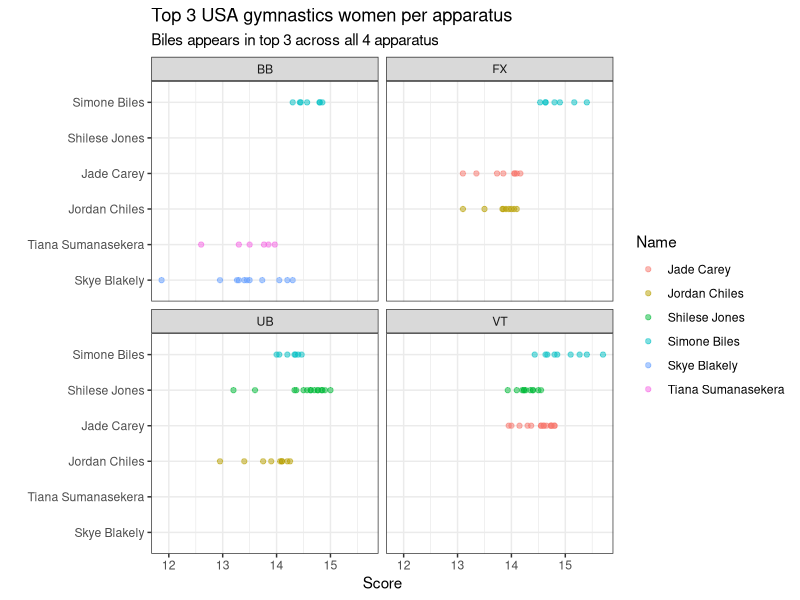
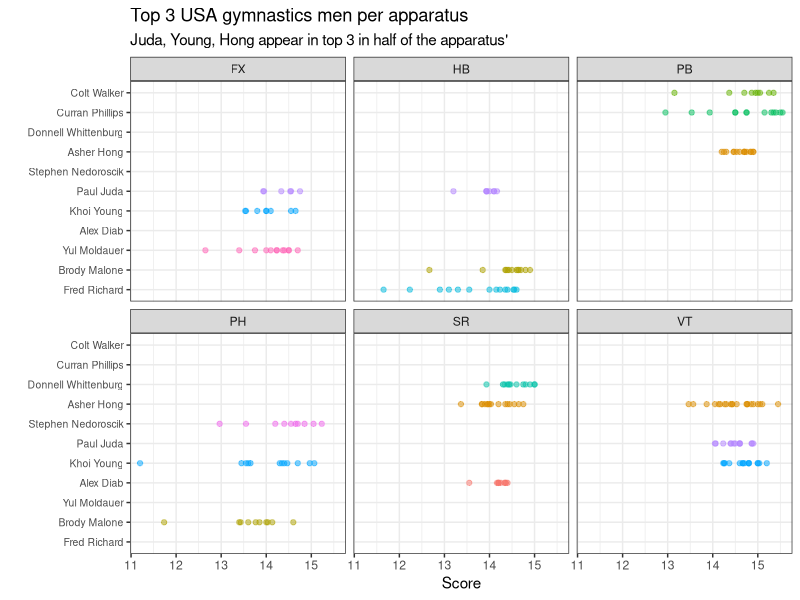
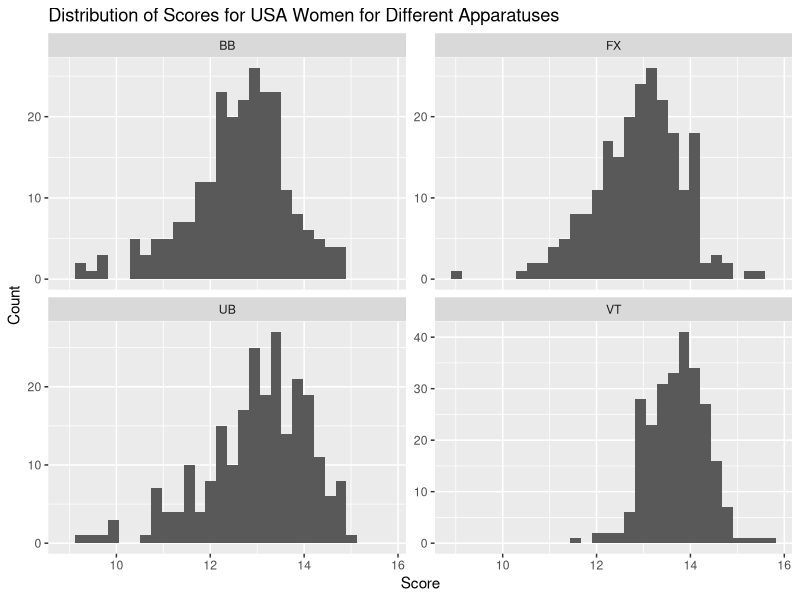
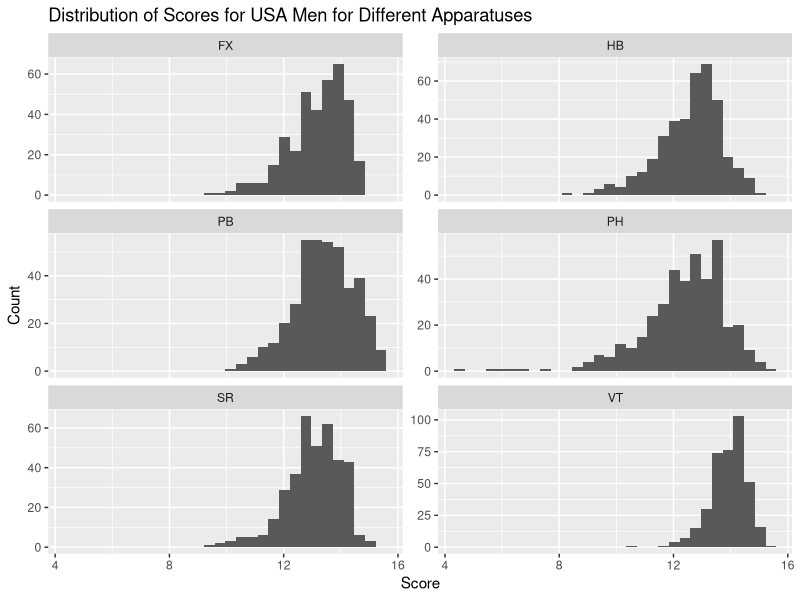
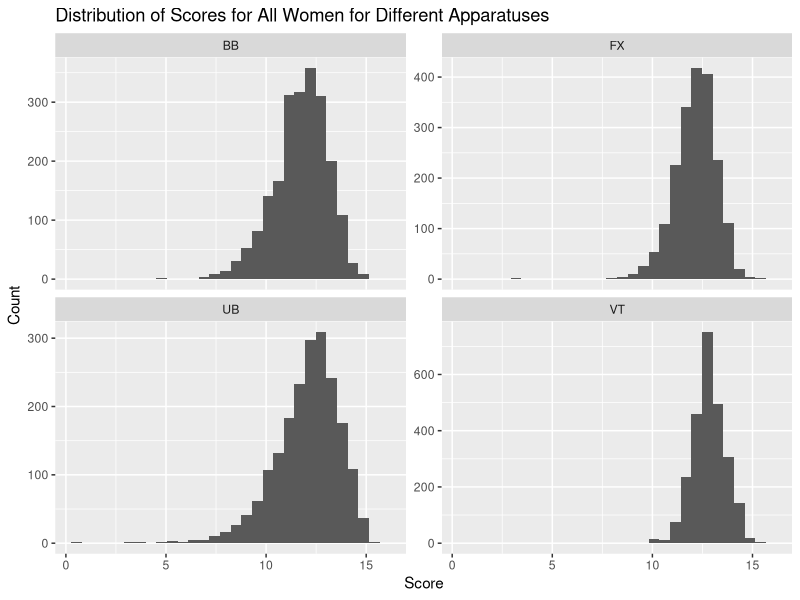
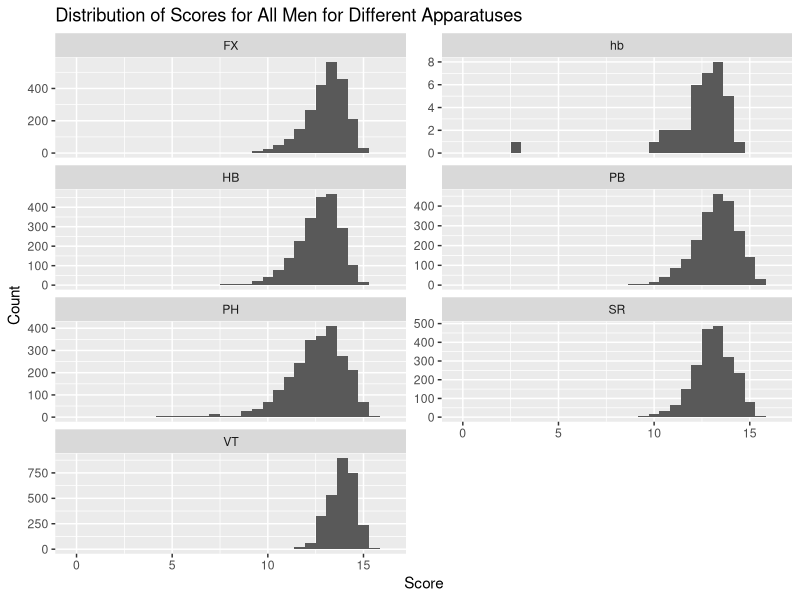

The R script that drew these images, in order:
## ---- chunk 1
knitr::opts_chunk$set(echo = TRUE)
## ---- chunk 2
library(readr)
library(tidyverse)
library(dplyr)
library(stringr)
library(lubridate)
library(knitr)
## ---- chunk 3
#| label: load-data
data_2022_2023 <- read_csv("Data/data_2022_2023.csv")
data_2017_2021 <- read_csv("Data/data_2017_2021.csv")

#DO NOT CHANGE ORDER

data_2022_2023$Apparatus[data_2022_2023$Apparatus == "VT2"] <- "VT"
data_2022_2023$Apparatus[data_2022_2023$Apparatus == "VT1"] <- "VT"
data_2022_2023$Apparatus[data_2022_2023$Apparatus == "UE"] <- "UB"

data_2022_2023$Penalty[is.na(data_2022_2023$Penalty)] <- 0

#Girls filtering for middle name
data_2022_2023$FirstName[data_2022_2023$FirstName == "Joscelyn Michelle"] <- "Joscelyn"
data_2022_2023$FirstName[data_2022_2023$FirstName == "Nola Rhianne"] <- "Nola"

#Guys filtering for middle name
data_2022_2023$FirstName[data_2022_2023$FirstName == "Taylor Troy"] <- "Taylor"
data_2022_2023$FirstName[data_2022_2023$FirstName == "Joshua Andrew"] <- "Joshua"
data_2022_2023$FirstName[data_2022_2023$FirstName == "Yul Kyung Tae"] <- "Yul"
data_2022_2023$FirstName[data_2022_2023$FirstName == "Curran Michael"] <- "Curran"
data_2022_2023$FirstName[data_2022_2023$FirstName == "Frederick Nathaniel"] <- "Fred"
data_2022_2023$FirstName[data_2022_2023$FirstName == "Frederick"] <- "Fred"
data_2022_2023$FirstName[data_2022_2023$FirstName == "Ian Hunter"] <- "Ian"
data_2022_2023$FirstName[data_2022_2023$FirstName == "Shane Michael"] <- "Shane"
data_2022_2023$FirstName[data_2022_2023$FirstName == "Khoi Alexander"] <- "Khoi"

data_2022_2023$FirstName[data_2022_2023$FirstName == "Yunus Emre"] <- "Yunus"

data_2022_2023$FirstName[data_2022_2023$FirstName == "Yuan-Hsi"] <- "Yuan Hsi"

data_2022_2023$FirstName[data_2022_2023$FirstName == "Yu-Jan"] <- "Yu Jan"

data_2022_2023$LastName[data_2022_2023$LastName == "VILLAVERDE MEDEROS"] <- "VILLAVERDE"

data_2022_2023$LastName[data_2022_2023$LastName == "VALENZUELA ASTUDILLO"] <- "VALENZUELA"

data_2022_2023$FirstName[data_2022_2023$FirstName == "Yiseth Eliana"] <- "Yiseth"
data_2022_2023$FirstName[data_2022_2023$FirstName == "Yi-Chen"] <- "Yi Chen"
data_2022_2023$FirstName[data_2022_2023$FirstName == "Yi-Chun"] <- "Yi Chun"

data_2022_2023$FirstName[data_2022_2023$FirstName == "Yefferson Gregorio"] <- "Yefferson"
data_2022_2023$LastName[data_2022_2023$LastName == "ANTON YEGUEZ"] <- "ANTON"

data_2022_2023$LastName[data_2022_2023$LastName == "ANTON YEGUEZ"] <- "ANTON"

data_2022_2023$FirstName[data_2022_2023$FirstName == "Wout Johan Alexander"] <- "Wout"

data_2022_2023$FirstName[data_2022_2023$FirstName == "Wilfry Manuel"] <- "Wilfry"

data_2022_2023$FirstName[data_2022_2023$FirstName == "Wei-Sheng"] <- "Wei Sheng"

data_2022_2023$FirstName[(data_2022_2023$Competition == "BIRMINGHAM 2022 Commonwealth Games") & (is.na(data_2022_2023$LastName))] <- "Kate"

data_2022_2023$LastName[(data_2022_2023$Competition == "BIRMINGHAM 2022 Commonwealth Games") & (is.na(data_2022_2023$LastName))] <- "MCDONALD"

data_2022_2023$FirstName[data_2022_2023$LastName == "SOUZA BITENCOU"] <- "Lucas"
data_2022_2023$LastName[data_2022_2023$LastName == "SOUZA BITENCOU"] <- "BITENCOURT"

data_2022_2023$LastName[data_2022_2023$LastName == "DE JESUS DOS SANTOS"] <- "JESUS SANTOS"

data_2022_2023$FirstName[data_2022_2023$LastName == "JESUS SANT"] <- "Melanie"
data_2022_2023$LastName[data_2022_2023$LastName == "JESUS SANT"] <- "JESUS SANTOS"

data_2022_2023$LastName[data_2022_2023$LastName == "ELPITIYA BADALGE DONA"] <- "GEHANI"
data_2022_2023$FirstName[data_2022_2023$FirstName == "Milka Gehani"] <- "Milka"

data_2022_2023$FirstName[data_2022_2023$LastName == "ELPITIYA BADALG D"] <- "Milka"

data_2022_2023$LastName[data_2022_2023$LastName == "ELPITIYA BADALG D"] <- "GEHANI"

data_2022_2023$FirstName[(data_2022_2023$Competition == "2022 51st FIG Artistic Gymnastics World Championship") & (is.na(data_2022_2023$LastName))] <- "Kate"

data_2022_2023$LastName[(data_2022_2023$Competition == "2022 51st FIG Artistic Gymnastics World Championship") & (is.na(data_2022_2023$LastName))] <- "MCDONALD"

data_2022_2023$FirstName[(data_2022_2023$Competition == "2023 Varna World Challenge Cup") & (is.na(data_2022_2023$LastName))] <- "Daria"

data_2022_2023$LastName[(data_2022_2023$Competition == "2023 Varna World Challenge Cup") & (is.na(data_2022_2023$LastName))] <- "HARTMANN"

data_2022_2023$FirstName[data_2022_2023$LastName == "ABIYURAFI"] <- "Abiyu"
data_2022_2023$LastName[data_2022_2023$LastName == "ABIYURAFI"] <- "Rafi"

##Tidy for plots ... #MEN
data_2022_2023$LastName[data_2022_2023$LastName == "RICHARD"] <- "Richard"
data_2022_2023$LastName[data_2022_2023$LastName == "MALONE"] <- "Malone"
data_2022_2023$LastName[data_2022_2023$LastName == "JUDA"] <- "Juda"
data_2022_2023$LastName[data_2022_2023$LastName == "PHILLIPS"] <- "Phillips"
data_2022_2023$LastName[data_2022_2023$LastName == "WALKER"] <- "Walker"
data_2022_2023$LastName[data_2022_2023$LastName == "HONG"] <- "Hong"
data_2022_2023$LastName[data_2022_2023$LastName == "MOLDAUER"] <- "Moldauer"
data_2022_2023$LastName[data_2022_2023$LastName == "YOUNG"] <- "Young"
data_2022_2023$LastName[data_2022_2023$LastName == "MCCOOL"] <- "McCool"
data_2022_2023$LastName[data_2022_2023$LastName == "NEDOROSCIK"] <- "Nedoroscik"
data_2022_2023$LastName[data_2022_2023$LastName == "SKIRKEY"] <- "Skirkey"
data_2022_2023$LastName[data_2022_2023$LastName == "WHITTENBURG"] <- "Whittenburg"
data_2022_2023$LastName[data_2022_2023$LastName == "DIAB"] <- "Diab"
data_2022_2023$LastName[data_2022_2023$LastName == "LOOS"] <- "Loos"
data_2022_2023$LastName[data_2022_2023$LastName == "SUN"] <- "Sun"
data_2022_2023$LastName[data_2022_2023$LastName == "JAROH"] <- "Jaroh"

#WOMEN
data_2022_2023$LastName[data_2022_2023$LastName == "BILES"] <- "Biles"
data_2022_2023$LastName[data_2022_2023$LastName == "SUMANASEKERA"] <- "Sumanasekera"
data_2022_2023$LastName[data_2022_2023$LastName == "BLAKELY"] <- "Blakely"
data_2022_2023$LastName[data_2022_2023$LastName == "JONES"] <- "Jones"
data_2022_2023$LastName[data_2022_2023$LastName == "WONG"] <- "Wong"
data_2022_2023$LastName[data_2022_2023$LastName == "CHILES"] <- "Chiles"
data_2022_2023$LastName[data_2022_2023$LastName == "CAREY"] <- "Carey"
data_2022_2023$LastName[data_2022_2023$LastName == "DICELLO"] <- "DiCello"
data_2022_2023$LastName[data_2022_2023$LastName == "LEE"] <- "Lee"
data_2022_2023$LastName[data_2022_2023$LastName == "ROBERSON"] <- "Roberson"
## ---- chunk 4
#| label: usa-filter-data

usa_data_2022_2023 <- data_2022_2023 |>
  filter(`Country` == "USA")

usa_data_2017_2021 <- data_2017_2021 |>
  filter(`Country` == "USA")

#data_2022_2023 <- rbind(data_2022_2023, data_2017_2021)

data_2022_2023$Apparatus[data_2022_2023$Apparatus == "VT2"] <- "VT"
data_2022_2023$Apparatus[data_2022_2023$Apparatus == "VT1"] <- "VT"

## ---- chunk 5

# Assuming your dataframe is called data_2022_2023 and the column with dates is "Date"

# Step 1: Create a function to extract the second date from each string
extract_second_date <- function(date_string) {
  parts <- str_extract_all(date_string, "\\d{1,2}\\s[A-Za-z]+\\s\\d{4}")[[1]]
  if (length(parts) == 2) {
    # If there are two dates, return the second one
    return(parts[2])
  } else if (length(parts) == 1) {
    # If there is only one date, return it
    return(parts[1])
  } else {
    return(NA)
  }
}

# Step 2: Apply the function to the Date column and convert to Date objects
data_2022_2023 <- data_2022_2023 %>%
  mutate(
    SecondDateStr = sapply(Date, extract_second_date),
    SecondDate = dmy(SecondDateStr)
  )

# Define the end date
end_date <- dmy("01-01-2024")

# Calculate the number of days from the SecondDate to the end date
data_2022_2023 <- data_2022_2023 %>%
  mutate(
    DaysUntil2024 = as.integer(end_date - SecondDate)
  )
## ---- chunk 6
data_2022_2023 <- data_2022_2023 %>% 
  mutate(Name = paste(FirstName, LastName))

top5usa <- function(gen, ap){
  df <- data_2022_2023 %>%
    filter(Gender == gen, Country == "USA", Apparatus == ap) %>% 
    group_by(Name) %>%
    summarise(mean = mean(Score), samples = n()) %>%
    filter(samples >=6) %>% 
    arrange(desc(mean)) %>%
    top_n(3, mean) %>%
    inner_join(data_2022_2023 %>% filter(Apparatus == ap), by = c("Name"="Name")) %>%
    arrange(desc(mean)) %>% 
    select(Name, Apparatus, Score, DaysUntil2024, mean) %>%
  return(df)
}
usawomenbb <- top5usa("w", "BB")
topusawomen <- rbind(top5usa("w", "BB"),top5usa("w","UB"), top5usa("w","FX"), top5usa("w","VT")) 
topusmen <- rbind(top5usa("m", "HB"),top5usa("m","PB"), top5usa("m","FX"), top5usa("m","VT"), top5usa("m","PH"), top5usa("m","SR")) 
## ---- chunk 7
u5w <- ggplot(topusawomen, aes(y = reorder(Name,mean), x = Score, color = Name)) + 
  geom_point(alpha = 0.5) +
  facet_wrap(~Apparatus, drop = TRUE) + 
  labs(title = "Top 3 USA gymnastics women per apparatus", subtitle = "Biles appears in top 3 across all 4 apparatus",
       y = " " )+ theme_bw()
u5w
## ---- chunk 8
u5m <- ggplot(topusmen, aes(y = reorder(Name,mean), x = Score, color = Name)) + 
  geom_point(alpha = 0.5) +
  facet_wrap(~Apparatus, drop = TRUE) + labs(title = "Top 3 USA gymnastics men per apparatus", subtitle = "Juda, Young, Hong appear in top 3 in half of the apparatus'",
       y = " ") + theme_bw() + theme(axis.text.y.left = element_text(size=7.5), legend.position = "none")
u5m
## ---- chunk 9
results <- data.frame(
  Category = c("All Around", "All Around", "Specialist", "Specialist", "Specialist", "Total Exp. Medals"),
  USA_Women = c( "Simone Biles", "Shilese Jones", "Kaliya Lincoln", "Jade Carey", "Zoe Miller", ""),
  EMC_Women = c('3.409', '0.466', '0.439','0.190','0.061','4.565'),
  USA_Men = c("Paul Juda", "Fred Richard", "Donnell Whittenburg", "Khoi Young", "Curran Phillips", ""),
  EMC_Men = c('0.663', '0.491', '0.264', '0.564', '0.310',"2.402")
)
kable(results, caption = "Proposed Paris 2024 USA Gymastics Team, with Expected Medal Counts (EMC)")
## ---- chunk 10
usa_data_2022_2023_f <-  usa_data_2022_2023 |>
  filter(Gender == "w")

usa_data_2022_2023_m <- usa_data_2022_2023 |>
  filter(Gender == "m")

data_2022_2023_f <- data_2022_2023 |>
  filter(Gender == "w")

data_2022_2023_m <- data_2022_2023 |>
  filter(Gender == "m")

ggplot(aes(x= Score), data = usa_data_2022_2023_f) + geom_histogram() + facet_wrap(~Apparatus, scales = "free_y", ncol = 2) + labs(title = "Distribution of Scores for USA Women for Different Apparatuses", y = "Count")

ggplot(aes(x= Score), data = usa_data_2022_2023_m) + geom_histogram() + facet_wrap(~Apparatus, scales = "free_y", ncol = 2) + labs(title = "Distribution of Scores for USA Men for Different Apparatuses", y = "Count")


ggplot(aes(x= Score), data = data_2022_2023_f) + geom_histogram() + facet_wrap(~Apparatus, scales = "free_y", ncol = 2) + labs(title = "Distribution of Scores for All Women for Different Apparatuses", y = "Count")

ggplot(aes(x= Score), data = data_2022_2023_m) + geom_histogram() + facet_wrap(~Apparatus, scales = "free_y", ncol = 2)+ labs(title = "Distribution of Scores for All Men for Different Apparatuses", y = "Count")
## ---- chunk 11
f_probs <- read_csv('Data/expected_medals/f_total_probabilities.csv')

f_probs |>
  kable()
## ---- chunk 12
m_probs <- read_csv('Data/expected_medals/m_total_probabilities.csv')

m_probs |>
  kable()
